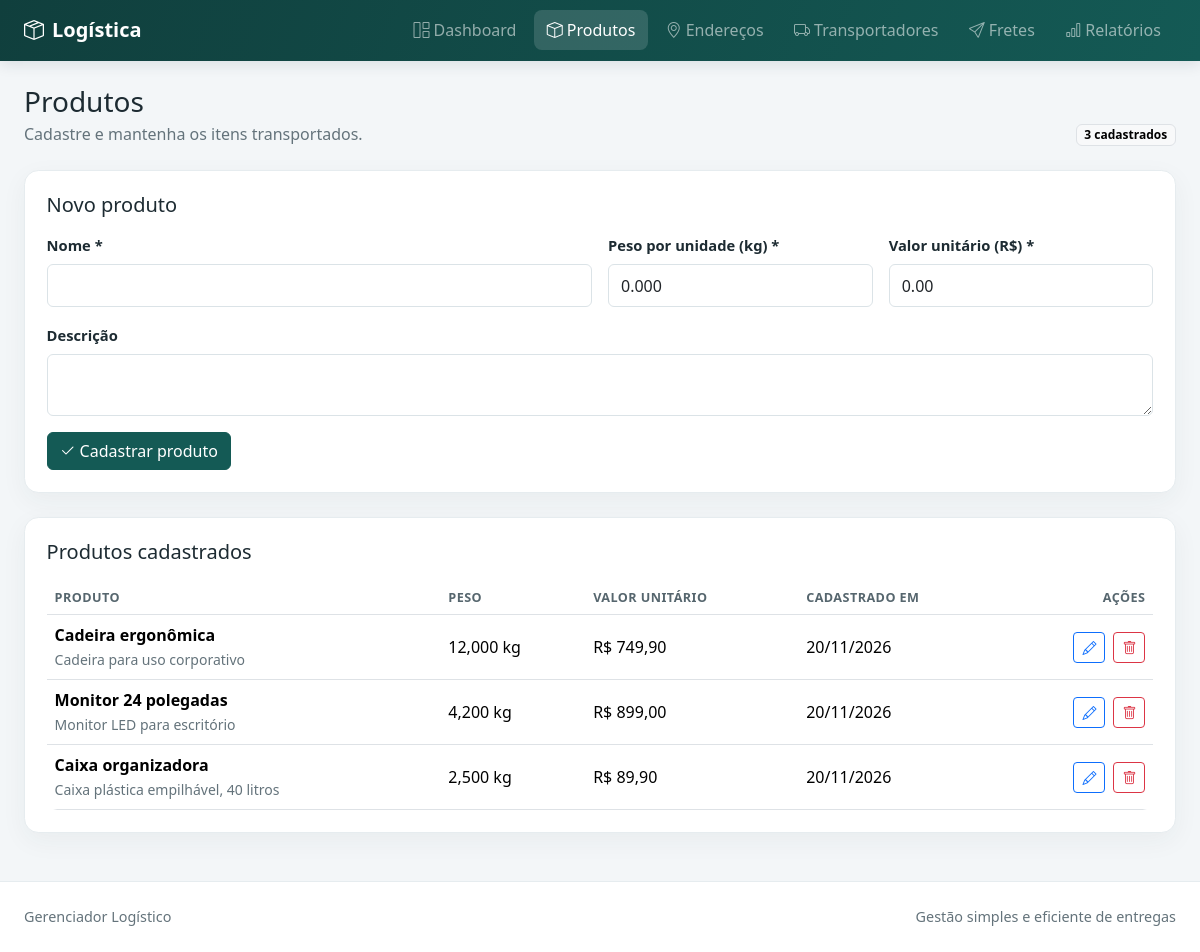
Page /pages/produtos.php on the committed database.
### tables this page shows
CREATE TABLE IF NOT EXISTS produtos (
    id INT UNSIGNED AUTO_INCREMENT PRIMARY KEY,
    nome VARCHAR(150) NOT NULL,
    descricao TEXT NULL,
    peso_kg DECIMAL(10,3) NOT NULL DEFAULT 0,
    valor_unitario DECIMAL(12,2) NOT NULL DEFAULT 0,
    criado_em TIMESTAMP NOT NULL DEFAULT CURRENT_TIMESTAMP
);

### includes/funcoes.php (called while the page is built, shortened)
<?php
function e(mixed $value): string
{
    return htmlspecialchars((string) $value, ENT_QUOTES | ENT_SUBSTITUTE, 'UTF-8');
}

### pages/produtos.php (the view, shortened to what this page needs)
<?php
require_once __DIR__ . '/../config/conexao.php';
require_once __DIR__ . '/../includes/funcoes.php';
$produtoEdicao = null;
$produtos = $pdo->query('SELECT * FROM produtos ORDER BY criado_em DESC, id DESC')->fetchAll();
require __DIR__ . '/../includes/header.php';
?>
<div class="page-heading d-flex flex-column flex-md-row justify-content-between align-items-md-end gap-2">
    <div><h1 class="h3 mb-1">Produtos</h1><p class="mb-0">Cadastre e mantenha os itens transportados.</p></div>
    <span class="badge text-bg-light border"><?= count($produtos) ?> cadastrados</span>
</div>
<section class="panel mb-4">
    <h2 class="h5 mb-3"><?= $produtoEdicao ? 'Editar produto' : 'Novo produto' ?></h2>
    <form action="../actions/produto_action.php" method="post">
        <div class="row g-3">
            <div class="col-md-6"><label class="form-label" for="nome">Nome *</label><input class="form-control" id="nome" name="nome" maxlength="150" required value="<?= e($produtoEdicao['nome'] ?? '') ?>"></div>
            <div class="col-md-3"><label class="form-label" for="peso_kg">Peso por unidade (kg) *</label><input class="form-control" id="peso_kg" name="peso_kg" type="number" min="0" step="0.001" required value="<?= e($produtoEdicao['peso_kg'] ?? '0.000') ?>"></div>
            <div class="col-md-3"><label class="form-label" for="valor_unitario">Valor unitário (R$) *</label><input class="form-control" id="valor_unitario" name="valor_unitario" type="number" min="0" step="0.01" required value="<?= e($produtoEdicao['valor_unitario'] ?? '0.00') ?>"></div>
            <div class="col-12"><label class="form-label" for="descricao">Descrição</label><textarea class="form-control" id="descricao" name="descricao" rows="2"><?= e($produtoEdicao['descricao'] ?? '') ?></textarea></div>
            <div class="col-12 d-flex gap-2"><button class="btn btn-primary" type="submit"><i class="bi bi-check2 me-1"></i><?= $produtoEdicao ? 'Salvar alterações' : 'Cadastrar produto' ?></button></div>
        </div>
    </form>
</section>
<section class="panel">
    <h2 class="h5 mb-3">Produtos cadastrados</h2>
    <div class="table-responsive">
        <table class="table table-hover mb-0">
            <thead><tr><th>Produto</th><th>Peso</th><th>Valor unitário</th><th>Cadastrado em</th><th class="text-end">Ações</th></tr></thead>
            <tbody>
            <?php foreach ($produtos as $produto): ?>
                <tr>
                    <td><div class="fw-semibold"><?= e($produto['nome']) ?></div><small class="text-muted"><?= e($produto['descricao'] ?: 'Sem descrição') ?></small></td>
                    <td><?= number_format((float) $produto['peso_kg'], 3, ',', '.') ?> kg</td>
                    <td>R$ <?= number_format((float) $produto['valor_unitario'], 2, ',', '.') ?></td>
                    <td><?= e(date('d/m/Y', strtotime($produto['criado_em']))) ?></td>
                    <td><div class="d-flex justify-content-end gap-2">
                        <a class="btn btn-sm btn-outline-primary" href="?editar=<?= (int) $produto['id'] ?>" aria-label="Editar <?= e($produto['nome']) ?>"><i class="bi bi-pencil"></i></a>
                        <form action="../actions/produto_action.php" method="post">
                            <button class="btn btn-sm btn-outline-danger" type="submit" data-confirm="Excluir este produto? Produtos usados em fretes não podem ser excluídos." aria-label="Excluir <?= e($produto['nome']) ?>"><i class="bi bi-trash"></i></button>
                        </form>
                    </div></td>
                </tr>
            <?php endforeach; ?>
            </tbody>
        </table>
    </div>
</section>
<?php require __DIR__ . '/../includes/footer.php'; ?>

### assets/css/style.css (style rules this page uses)
:root { --brand: #145a55; --brand-dark: #103f3d; --surface: #ffffff; --page: #f3f6f8; --ink: #1d2b32; --muted: #64737b; }
body { min-height: 100vh; display: flex; flex-direction: column; background: var(--page); color: var(--ink); }
.page-heading { margin-bottom: 1.5rem; }
.page-heading p, .text-muted { color: var(--muted) !important; }
.panel, .kpi-card { background: var(--surface); border: 1px solid #e6ecef; border-radius: .9rem; box-shadow: 0 8px 26px rgb(32 54 62 / 5%); }
.panel { padding: 1.35rem; }
.table { --bs-table-bg: transparent; vertical-align: middle; }
.table thead th { color: #56666e; font-size: .79rem; font-weight: 700; letter-spacing: .035em; text-transform: uppercase; white-space: nowrap; }
.table-responsive { border-radius: .65rem; }
.form-label { font-weight: 600; font-size: .92rem; }
.form-control, .form-select { min-height: 2.7rem; border-color: #dbe3e7; }
.btn-primary { --bs-btn-bg: var(--brand); --bs-btn-border-color: var(--brand); --bs-btn-hover-bg: var(--brand-dark); --bs-btn-hover-border-color: var(--brand-dark); --bs-btn-active-bg: var(--brand-dark); }

### rows in the picture
produtos: nome "Cadeira ergonômica", descricao "Cadeira para uso corporativo", peso_kg "12,000", valor_unitario "749,90", criado_em "20/11/2026"
produtos: nome "Monitor 24 polegadas", descricao "Monitor LED para escritório", peso_kg "4,200", valor_unitario "899,00", criado_em "20/11/2026"
produtos: nome "Caixa organizadora", descricao "Caixa plástica empilhável, 40 litros", peso_kg "2,500", valor_unitario "89,90", criado_em "20/11/2026"

### other values in the picture
$rotulo "Dashboard"
$rotulo "Produtos"
$rotulo "Endereços"
$rotulo "Transportadores"
$rotulo "Fretes"
$rotulo "Relatórios"
count($produtos) "3"
